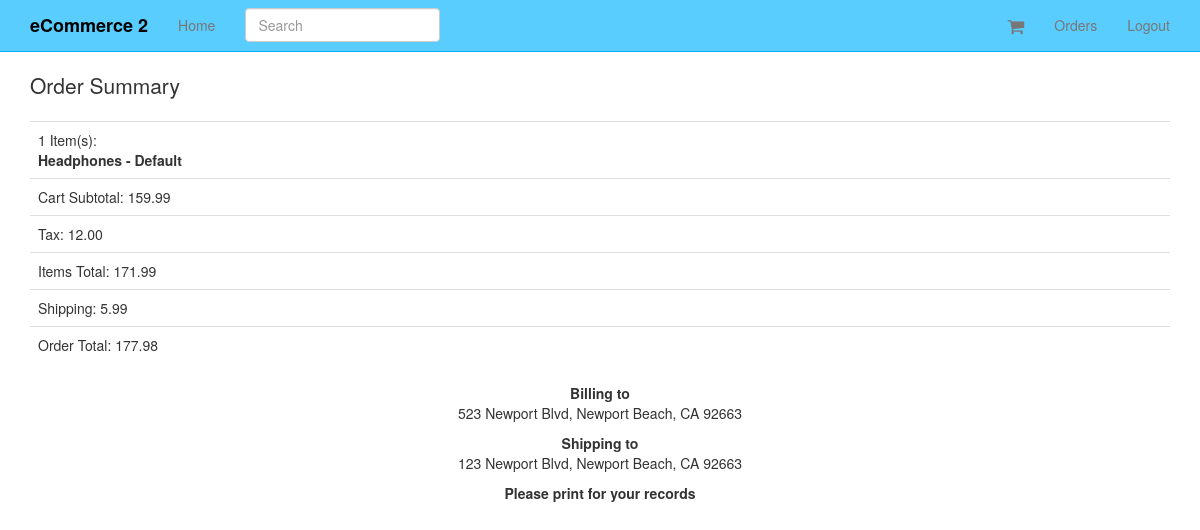
The page /orders/41/ (signed in) on the database its author committed.
### orders/models.py (models this page shows, shortened)
class Order(models.Model):
	status = models.CharField(max_length=120, choices=ORDER_STATUS_CHOICES, default='created')
	cart = models.ForeignKey(Cart, on_delete=models.CASCADE)
	user = models.ForeignKey(UserCheckout, null=True, on_delete=models.CASCADE)
	billing_address = models.ForeignKey(UserAddress, related_name='billing_address', null=True, on_delete=models.CASCADE)
	shipping_address = models.ForeignKey(UserAddress, related_name='shipping_address', null=True, on_delete=models.CASCADE)
	shipping_total_price = models.DecimalField(max_digits=50, decimal_places=2, default=5.99)
	order_total = models.DecimalField(max_digits=50, decimal_places=2, )
	order_id = models.CharField(max_length=20, null=True, blank=True)
	class Meta:
		ordering = ['-id']

class UserAddress(models.Model):
	user = models.ForeignKey(UserCheckout, on_delete=models.CASCADE)
	type = models.CharField(max_length=120, choices=ADDRESS_TYPE)
	street = models.CharField(max_length=120)
	city = models.CharField(max_length=120)
	state = models.CharField(max_length=120)
	zipcode = models.CharField(max_length=120)
	def get_address(self):
		return "%s, %s, %s %s" %(self.street, self.city, self.state, self.zipcode)

### carts/models.py (models this page shows, shortened)
class Cart(models.Model):
	user = models.ForeignKey(User, null=True, blank=True, on_delete=models.CASCADE)
	items = models.ManyToManyField(Variation, through=CartItem)
	timestamp = models.DateTimeField(auto_now_add=True, auto_now=False)
	updated = models.DateTimeField(auto_now_add=False, auto_now=True)
	subtotal = models.DecimalField(max_digits=50, decimal_places=2, default=0.00)
	tax_percentage  = models.DecimalField(max_digits=10, decimal_places=5, default=0.085)
	tax_total = models.DecimalField(max_digits=50, decimal_places=2, default=0.00)
	total = models.DecimalField(max_digits=50, decimal_places=2, default=0.00)
	active = models.BooleanField(default=True)

class CartItem(models.Model):
	cart = models.ForeignKey("Cart", on_delete=models.CASCADE)
	item = models.ForeignKey(Variation, on_delete=models.CASCADE)
	quantity = models.PositiveIntegerField(default=1)
	line_item_total = models.DecimalField(max_digits=10, decimal_places=2)

### products/models.py (models this page shows, shortened)
class Variation(models.Model):
	product = models.ForeignKey(Product, on_delete=models.CASCADE)
	title = models.CharField(max_length=120)
	price = models.DecimalField(decimal_places=2, max_digits=20)
	sale_price = models.DecimalField(decimal_places=2, max_digits=20, null=True, blank=True)
	active = models.BooleanField(default=True)
	inventory = models.IntegerField(null=True, blank=True) #refer none == unlimited amount
	def get_title(self):
		return "%s - %s" %(self.product.title, self.title)

class Product(models.Model):
	title = models.CharField(max_length=120)
	description = models.TextField(blank=True, null=True)
	price = models.DecimalField(decimal_places=2, max_digits=20)
	active = models.BooleanField(default=True)
	categories = models.ManyToManyField('Category', blank=True)
	default = models.ForeignKey('Category', related_name='default_category', null=True, blank=True, on_delete=models.CASCADE)
	objects = ProductManager()
	class Meta:
		ordering = ["-title"]

### orders/views.py (the view)
# urls.py: url(r'^orders/(?P<pk>\d+)/$', OrderDetail.as_view(), name='order_detail'),
class OrderDetail(DetailView):
	model = Order
	def dispatch(self, request, *args, **kwargs):
		try:
			user_check_id = self.request.session.get("user_checkout_id")
			user_checkout = UserCheckout.objects.get(id=user_check_id)
		except UserCheckout.DoesNotExist:
			user_checkout = UserCheckout.objects.get(user=request.user)
		except:
			user_checkout = None
		obj = self.get_object()
		if obj.user == user_checkout and user_checkout is not None:
			return super(OrderDetail, self).dispatch(request, *args, **kwargs)
		else:
			raise Http404

### orders/templates/orders/order_detail.html
{% extends "base.html" %}
{% block content %}
{% include "orders/order_summary_short.html" with order=order %}
<p><b>Please print for your records</b></p>
{% endblock %}

### orders/templates/orders/order_summary_short.html
<p class='lead'>
Order {% if order.order_id %}#{{ order.order_id }}{% endif %} Summary</p>
<table class='table'>
<tr><td>{{ order.cart.cartitem_set.count }} Item(s): <br/>{% for i in order.cart.cartitem_set.all %}
<b>{{ i.item.get_title }}</b><br/>
{% endfor %}</td></tr>
<tr><td>Cart Subtotal: {{ order.cart.subtotal }}</td></tr>
<tr><td>Tax: {{ order.cart.tax_total }}</td></tr>
<tr><td>Items Total: {{ order.cart.total }}</td></tr>
<tr><td>Shipping: {{ order.shipping_total_price }}</td></tr>
<tr><td>Order Total: {{ order.order_total }}</td></tr>
</table>
</div>
<div class='col-sm-4 col-sm-offset-4 text-center'>
<p><b>Billing to</b>
<br/>
{{ order.billing_address.get_address }}
<p>
<p><b>Shipping to</b>
<br/>
{{ order.shipping_address.get_address }}
<p>

### static_in_pro/our_static/css/navbar-static-top.css (style rules this page uses)
body { min-height: 1000px; }

### rows shown on the page
Order: cart.cartitem_set.count "1", cart.subtotal "159.99", cart.tax_total "12.00", cart.total "171.99", shipping_total_price "5.99", order_total "177.98", billing_address.get_address "523 Newport Blvd, Newport Beach, CA 92663", shipping_address.get_address "123 Newport Blvd, Newport Beach, CA 92663"
CartItem: item.get_title "Headphones - Default"
